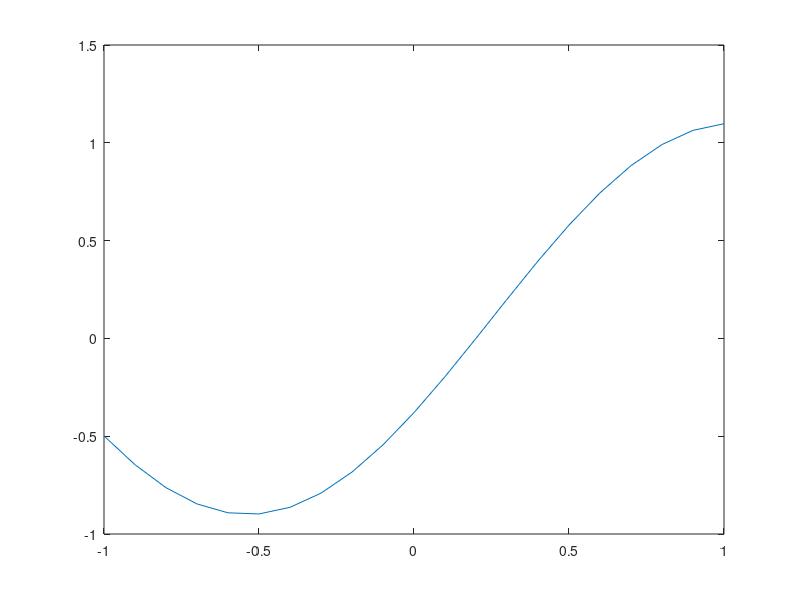

Write MATLAB code to recreate this figure.
t = linspace(-1, 1, 21);
y = 0.1 + sin(2*t -0.5);
xlabel("t");
ylabel("0.1 + sin(2*t -0.5)");
title('the title');
plot(t,y);